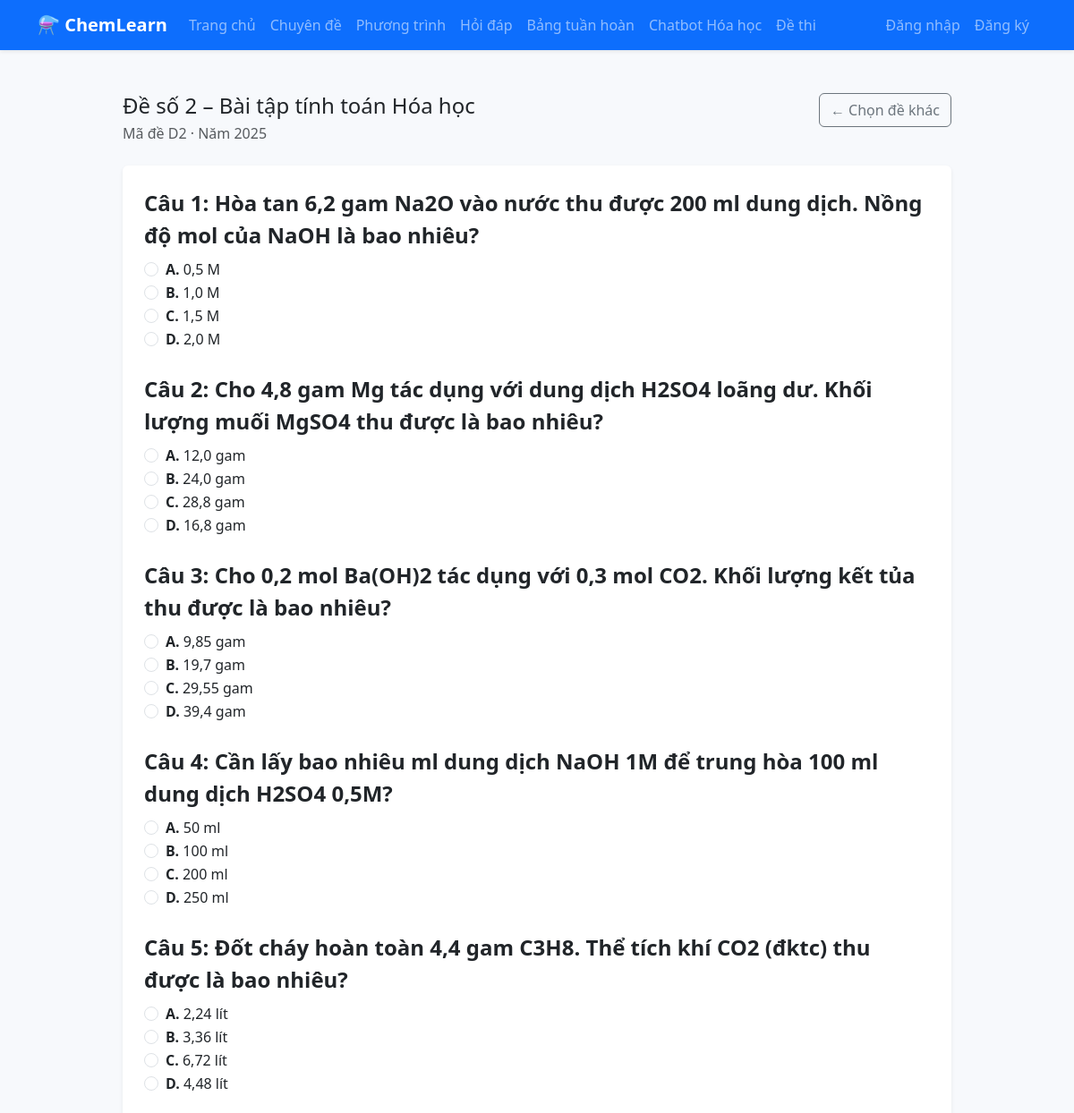
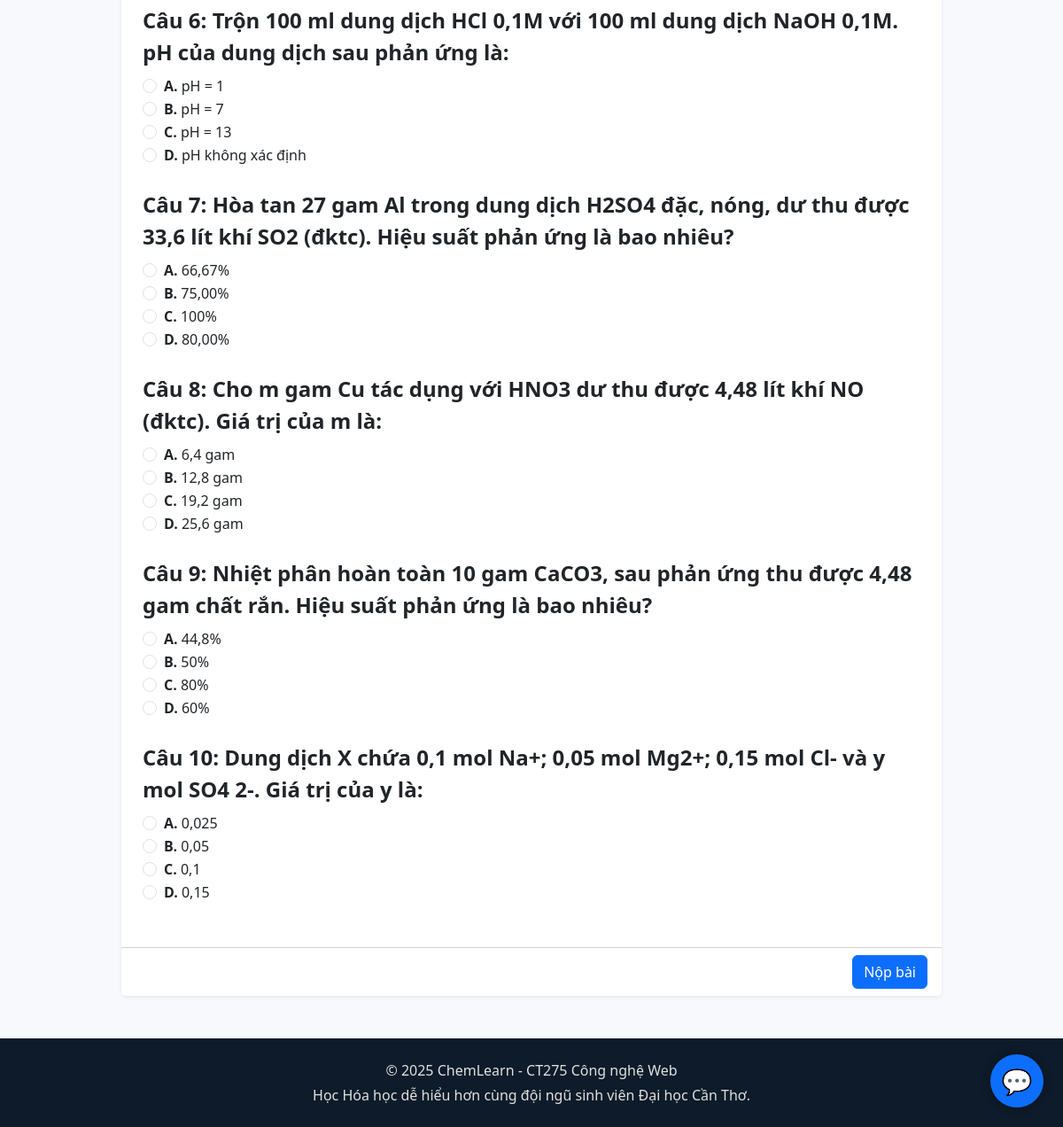
/de_thi.php?id=3, run on the app's committed database (2 pictures, top to bottom).
### tables this page shows
CREATE TABLE IF NOT EXISTS de_thi (
  id INT AUTO_INCREMENT PRIMARY KEY,
  ten_de VARCHAR(255) NOT NULL,
  nguon VARCHAR(255),
  mo_ta TEXT,
  ma_de VARCHAR(50),
  nam INT,
  ngay_tao DATETIME DEFAULT CURRENT_TIMESTAMP
);

CREATE TABLE IF NOT EXISTS cau_hoi_de_thi (
  id INT AUTO_INCREMENT PRIMARY KEY,
  de_thi_id INT NOT NULL,
  noi_dung TEXT NOT NULL,
  dapan_a TEXT,
  dapan_b TEXT,
  dapan_c TEXT,
  dapan_d TEXT,
  dap_an CHAR(1),
  FOREIGN KEY (de_thi_id) REFERENCES de_thi(id) ON DELETE CASCADE
);

### chemlean/controllers/BaseController.php (called while the page is built, shortened)
<?php
class BaseController
{
    protected function render(string $view, array $data = []): void
    {
        extract($data, EXTR_SKIP);
        include BASE_PATH . '/views/layout/header.php';
        include BASE_PATH . '/views/' . $view . '.php';
        include BASE_PATH . '/views/layout/footer.php';
    }
}

### chemlean/controllers/DeThiController.php (called while the page is built, shortened)
<?php
class DeThiController extends BaseController
{
    private DeThi $deThiModel;
    private CauHoiDeThi $cauHoiDeThiModel;
    public function __construct()
    {
        $this->deThiModel = new DeThi();
        $this->cauHoiDeThiModel = new CauHoiDeThi();
    }
    public function index(): void
    {
        $examId = isset($_GET['id']) ? (int)$_GET['id'] : null;
        $exam = $this->deThiModel->find($examId);
        $questions = $this->cauHoiDeThiModel->forExam($examId);
        $results = [];
        $score = null;
        $message = null;
        $showAnswers = false;
        $this->render('dethi/take', [
            'title' => $exam['ten_de'] ?? 'Đề thi',
            'exam' => $exam,
            'questions' => $questions,
            'results' => $results,
            'score' => $score,
            'message' => $message,
            'showAnswers' => $showAnswers,
        ]);
    }
}

### de_thi.php (called while the page is built, shortened)
<?php
require __DIR__ . '/bootstrap.php';
$controller = new DeThiController();
$controller->index();

### chemlean/config/config.php (called while the page is built, shortened)
<?php
class Database
{
    private static ?PDO $instance = null;
    public static function getInstance(): PDO
    {
        if (self::$instance === null) {
            $dbHost = $_ENV['CHEMLEARN_DB_HOST'] ?? 'localhost';
            $dbName = $_ENV['CHEMLEARN_DB_NAME'] ?? 'chemlearn';
            $dbUser = $_ENV['CHEMLEARN_DB_USER'] ?? 'root';
            $dbPass = $_ENV['CHEMLEARN_DB_PASS'] ?? '';
            $charset = 'utf8mb4';
            $dsn = sprintf('mysql:host=%s;dbname=%s;charset=%s', $dbHost, $dbName, $charset);
            try {
                self::$instance = new PDO($dsn, $dbUser, $dbPass, [
                    PDO::ATTR_ERRMODE => PDO::ERRMODE_EXCEPTION,
                    PDO::ATTR_DEFAULT_FETCH_MODE => PDO::FETCH_ASSOC,
                    PDO::ATTR_EMULATE_PREPARES => false,
                ]);
            } catch (PDOException $exception) {
                throw new PDOException(
                    'Không thể kết nối cơ sở dữ liệu: ' . $exception->getMessage(),
                    (int) $exception->getCode(),
                    $exception
                );
            }
        }
        return self::$instance;
    }
}

### chemlean/models/BaseModel.php (called while the page is built, shortened)
<?php
abstract class BaseModel
{
    protected ?PDO $db = null;
    protected bool $connected = false;
    public function __construct()
    {
        try {
            $this->db = Database::getInstance();
            $this->connected = true;
        } catch (PDOException $exception) {
            $this->db = null;
            $this->connected = false;
            if (session_status() === PHP_SESSION_ACTIVE && empty($_SESSION['flash_message'])) {
                $_SESSION['flash_message'] = 'Không thể kết nối cơ sở dữ liệu. Một số tính năng có thể bị hạn chế.';
            }
        }
    }
    protected function hasConnection(): bool
    {
        return $this->connected && $this->db instanceof PDO;
    }
    protected function requireConnection(): PDO
    {
        return $this->db;
    }
}

### chemlean/models/DeThi.php (called while the page is built, shortened)
<?php
class DeThi extends BaseModel
{
    public function find(int $id): ?array
    {
        $statement = $this->requireConnection()->prepare('SELECT * FROM de_thi WHERE id = :id LIMIT 1');
        $statement->bindValue(':id', $id, \PDO::PARAM_INT);
        $statement->execute();
        $result = $statement->fetch();
        return $result !== false ? $result : null;
    }
}

### bootstrap.php (called while the page is built, shortened)
<?php
require BASE_PATH . '/config/config.php';
if (!function_exists('app_url')) {
    function app_url(string $path = ''): string
    {
        $base = APP_BASE_URL;
        $base = $base === '/' ? '' : rtrim($base, '/');
        $path = ltrim($path, '/');
        if ($path === '') {
            return $base === '' ? '/' : $base;
        }
        return ($base === '' ? '' : $base) . '/' . $path;
    }
}

### chemlean/models/CauHoiDeThi.php (called while the page is built, shortened)
<?php
class CauHoiDeThi extends BaseModel
{
    public function forExam(int $examId): array
    {
        $statement = $this->requireConnection()->prepare('SELECT * FROM cau_hoi_de_thi WHERE de_thi_id = :id ORDER BY id');
        $statement->bindValue(':id', $examId, \PDO::PARAM_INT);
        $statement->execute();
        return $statement->fetchAll();
    }
}

### chemlean/views/dethi/take.php (the view, shortened to what this page needs)
<div class="row justify-content-center">
    <div class="col-lg-10">
        <div class="d-flex justify-content-between align-items-start mb-4">
            <div>
                <h1 class="h4 mb-1"><?= h($exam['ten_de'] ?? 'Đề thi'); ?></h1>
                <p class="text-muted mb-0">Mã đề <?= h($exam['ma_de'] ?? 'N/A'); ?> · Năm <?= h($exam['nam'] ?? ''); ?></p>
            </div>
            <a href="<?= app_url('de_thi.php'); ?>" class="btn btn-outline-secondary">← Chọn đề khác</a>
        </div>
        <form method="post" class="card border-0 shadow-sm">
            <div class="card-body p-4">
                <?php if (empty($questions)): ?>
                    <p class="text-muted">Đề thi chưa có câu hỏi. Vui lòng quay lại sau.</p>
                <?php else: ?>
                    <?php foreach ($questions as $index => $question): ?>
                        <?php $questionId = (int)$question['id']; ?>
                        <fieldset class="mb-4">
                            <legend class="fw-semibold">Câu <?= $index + 1; ?>: <?= h($question['noi_dung']); ?></legend>
                            <?php
                            $options = [
                                'A' => $question['dapan_a'],
                                'B' => $question['dapan_b'],
                                'C' => $question['dapan_c'],
                                'D' => $question['dapan_d'],
                            ];
                            ?>
                            <?php foreach ($options as $key => $option): ?>
                                <?php $inputId = 'e' . $questionId . $key; ?>
                                <?php $selected = $results[$questionId]['userAnswer'] ?? ''; ?>
                                <div class="form-check">
                                    <input class="form-check-input" type="radio" name="answers[<?= $questionId; ?>]" id="<?= h($inputId); ?>" value="<?= h($key); ?>" <?= $selected === $key ? 'checked' : ''; ?>>
                                    <label class="form-check-label" for="<?= h($inputId); ?>">
                                        <strong><?= h($key); ?>.</strong> <?= h($option); ?>
                                    </label>
                                </div>
                            <?php endforeach; ?>
                        </fieldset>
                    <?php endforeach; ?>
                <?php endif; ?>
            </div>
            <div class="card-footer bg-white text-end">
                <button type="submit" class="btn btn-primary">Nộp bài</button>
            </div>
        </form>
    </div>
</div>

### chemlean/public/css/style.css (style rules this page uses)
body { font-family: 'Segoe UI', Tahoma, Geneva, Verdana, sans-serif; background-color: #f7f9fc; }

### chemlean/public/css/periodic-table.css (style rules this page uses)
:root { --kiem: #64b5f6; --kiem-tho: #ef9a9a; --chuyen: #b39ddb; --hau: #a5d6a7; --a-kim: #ffd54f; --phi-kim: #90caf9; --halogen: #f48fb1; --khi-hiem: #80deea; --lantan: #ffe082; --actin: #ffcc80; --unk: #cfd8dc; }

### data on the page
de_thi: ten_de "Đề số 2 – Bài tập tính toán Hóa học", ma_de "D2", nam "2025"
cau_hoi_de_thi: noi_dung "Hòa tan 6,2 gam Na2O vào nước thu được 200 ml dung dịch. Nồng độ mol của NaOH là bao nhiêu?", id "☐ A. 0,5 M", key "A", dapan_a "0,5 M", id "☐ B. 1,0 M", key "B", dapan_b "1,0 M", id "☐ C. 1,5 M", key "C", dapan_c "1,5 M", id "☐ D. 2,0 M", key "D", dapan_d "2,0 M"
cau_hoi_de_thi: noi_dung "Cho 4,8 gam Mg tác dụng với dung dịch H2SO4 loãng dư. Khối lượng muối MgSO4 thu được là bao nhiêu?", id "☐ A. 12,0 gam", key "A", dapan_a "12,0 gam", id "☐ B. 24,0 gam", key "B", dapan_b "24,0 gam", id "☐ C. 28,8 gam", key "C", dapan_c "28,8 gam", id "☐ D. 16,8 gam", key "D", dapan_d "16,8 gam"
cau_hoi_de_thi: noi_dung "Cho 0,2 mol Ba(OH)2 tác dụng với 0,3 mol CO2. Khối lượng kết tủa thu được là bao nhiêu?", id "☐ A. 9,85 gam", key "A", dapan_a "9,85 gam", id "☐ B. 19,7 gam", key "B", dapan_b "19,7 gam", id "☐ C. 29,55 gam", key "C", dapan_c "29,55 gam", id "☐ D. 39,4 gam", key "D", dapan_d "39,4 gam"
cau_hoi_de_thi: noi_dung "Cần lấy bao nhiêu ml dung dịch NaOH 1M để trung hòa 100 ml dung dịch H2SO4 0,5M?", id "☐ A. 50 ml", key "A", dapan_a "50 ml", id "☐ B. 100 ml", key "B", dapan_b "100 ml", id "☐ C. 200 ml", key "C", dapan_c "200 ml", id "☐ D. 250 ml", key "D", dapan_d "250 ml"
cau_hoi_de_thi: noi_dung "Đốt cháy hoàn toàn 4,4 gam C3H8. Thể tích khí CO2 (đktc) thu được là bao nhiêu?", id "☐ A. 2,24 lít", key "A", dapan_a "2,24 lít", id "☐ B. 3,36 lít", key "B", dapan_b "3,36 lít", id "☐ C. 6,72 lít", key "C", dapan_c "6,72 lít", id "☐ D. 4,48 lít", key "D", dapan_d "4,48 lít"
cau_hoi_de_thi: noi_dung "Trộn 100 ml dung dịch HCl 0,1M với 100 ml dung dịch NaOH 0,1M. pH của dung dịch sau phản ứng là:", id "☐ A. pH = 1", key "A", dapan_a "pH = 1", id "☐ B. pH = 7", key "B", dapan_b "pH = 7", id "☐ C. pH = 13", key "C", dapan_c "pH = 13", id "☐ D. pH không xác định", key "D", dapan_d "pH không xác định"
cau_hoi_de_thi: noi_dung "Hòa tan 27 gam Al trong dung dịch H2SO4 đặc, nóng, dư thu được 33,6 lít khí SO2 (đktc). Hiệu suất phản ứng là bao nhiêu?", id "☐ A. 66,67%", key "A", dapan_a "66,67%", id "☐ B. 75,00%", key "B", dapan_b "75,00%", id "☐ C. 100%", key "C", dapan_c "100%", id "☐ D. 80,00%", key "D", dapan_d "80,00%"
cau_hoi_de_thi: noi_dung "Cho m gam Cu tác dụng với HNO3 dư thu được 4,48 lít khí NO (đktc). Giá trị của m là:", id "☐ A. 6,4 gam", key "A", dapan_a "6,4 gam", id "☐ B. 12,8 gam", key "B", dapan_b "12,8 gam", id "☐ C. 19,2 gam", key "C", dapan_c "19,2 gam", id "☐ D. 25,6 gam", key "D", dapan_d "25,6 gam"
cau_hoi_de_thi: noi_dung "Nhiệt phân hoàn toàn 10 gam CaCO3, sau phản ứng thu được 4,48 gam chất rắn. Hiệu suất phản ứng là bao nhiêu?", id "☐ A. 44,8%", key "A", dapan_a "44,8%", id "☐ B. 50%", key "B", dapan_b "50%", id "☐ C. 80%", key "C", dapan_c "80%", id "☐ D. 60%", key "D", dapan_d "60%"
cau_hoi_de_thi: noi_dung "Dung dịch X chứa 0,1 mol Na+; 0,05 mol Mg2+; 0,15 mol Cl- và y mol SO4 2-. Giá trị của y là:", id "☐ A. 0,025", key "A", dapan_a "0,025", id "☐ B. 0,05", key "B", dapan_b "0,05", id "☐ C. 0,1", key "C", dapan_c "0,1", id "☐ D. 0,15", key "D", dapan_d "0,15"
